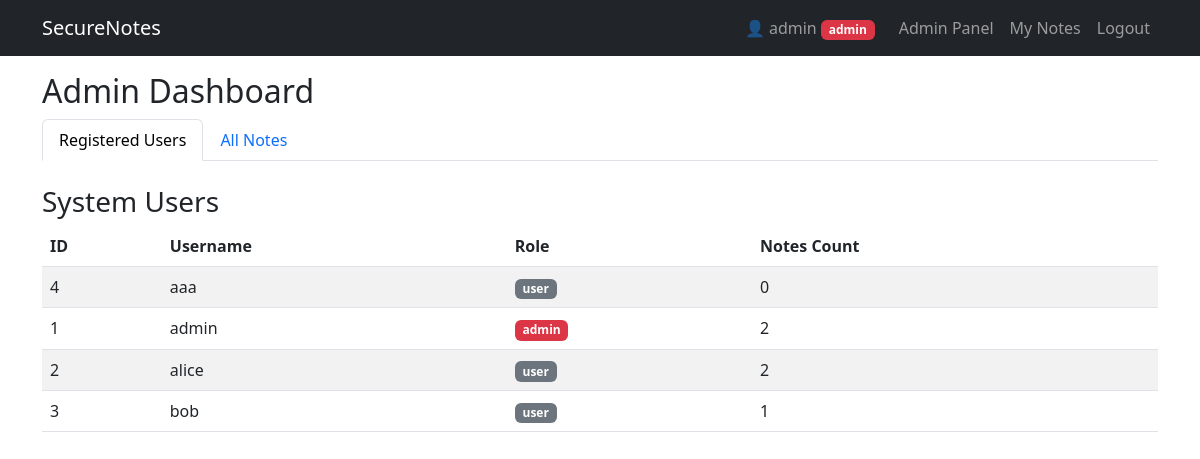
The page /admin (signed in) on the database its author committed.
### tables this page shows
CREATE TABLE users (
    id INTEGER PRIMARY KEY AUTOINCREMENT,
    username TEXT UNIQUE NOT NULL,
    password TEXT NOT NULL,
    role TEXT NOT NULL CHECK (role IN ('user', 'admin')) DEFAULT 'user'
);

### app.py (the view)
@app.route('/admin')
@login_required
@admin_required
def admin_panel():
    db = get_db()
    users_cur = db.execute("""
        SELECT u.id, u.username, u.role, COUNT(n.id) as note_count
        FROM users u
        LEFT JOIN notes n ON u.id = n.user_id
        GROUP BY u.id
        ORDER BY u.username
    """)
    users = users_cur.fetchall()
    notes_cur = db.execute("""
        SELECT notes.id, notes.content, notes.created_at, users.username
        FROM notes
        JOIN users ON notes.user_id = users.id
        ORDER BY notes.created_at DESC
    """)
    notes = notes_cur.fetchall()
    db.close()
    return render_template('admin.html', users=users, notes=notes)

### app.py (called while the page is built)
def get_db():
    conn = sqlite3.connect(DATABASE)
    conn.row_factory = sqlite3.Row
    return conn

def login_required(f):
    @wraps(f)
    def decorated_function(*args, **kwargs):
        if 'user_id' not in session:
            return redirect(url_for('login'))
        return f(*args, **kwargs)
    return decorated_function

def admin_required(f):
    @wraps(f)
    def decorated_function(*args, **kwargs):
        if session.get('role') != 'admin':
            abort(403)
        return f(*args, **kwargs)
    return decorated_function

@app.after_request
def apply_secure_headers(response):
    if SECURE_HEADERS:
        response.headers['Content-Security-Policy'] = "default-src 'self'; script-src 'self'"
        response.headers['X-Content-Type-Options'] = 'nosniff'
        response.headers['X-Frame-Options'] = 'DENY'
    return response

@app.context_processor
def inject_vars():
    return dict(VULNERABLE_XSS=VULNERABLE_XSS)

### templates/admin.html (shortened to what this page needs)
{% extends "base.html" %}
{% block content %}
<h2>Admin Dashboard</h2>
<ul class="nav nav-tabs mb-4" id="adminTabs" role="tablist">
    <li class="nav-item" role="presentation">
        <button class="nav-link active" id="users-tab" data-bs-toggle="tab" data-bs-target="#users" type="button" role="tab">Registered Users</button>
    </li>
    <li class="nav-item" role="presentation">
        <button class="nav-link" id="notes-tab" data-bs-toggle="tab" data-bs-target="#notes" type="button" role="tab">All Notes</button>
    </li>
</ul>
<div class="tab-content" id="adminTabsContent">
    <div class="tab-pane fade show active" id="users" role="tabpanel">
        <h3>System Users</h3>
        {% if users %}
        <table class="table table-striped">
            <thead>
                <tr>
                    <th>ID</th>
                    <th>Username</th>
                    <th>Role</th>
                    <th>Notes Count</th>
                </tr>
            </thead>
            <tbody>
                {% for user in users %}
                <tr>
                    <td>{{ user.id }}</td>
                    <td>{{ user.username }}</td>
                    <td><span class="badge bg-{{ 'danger' if user.role == 'admin' else 'secondary' }}">{{ user.role }}</span></td>
                    <td>{{ user.note_count }}</td>
                </tr>
                {% endfor %}
            </tbody>
        </table>
        {% else %}
        <div class="alert alert-info">No users found.</div>
        {% endif %}
    </div>
</div>
{% endblock %}

### templates/base.html (style rules this page uses)
body { padding-bottom: 2rem; }

### rows shown on the page
users: id "4", username "aaa", role "user", note_count "0"
users: id "1", username "admin", role "admin", note_count "2"
users: id "2", username "alice", role "user", note_count "2"
users: id "3", username "bob", role "user", note_count "1"

### other values the page prints
{{ session.username }} "admin"
{{ session.role }} "admin"
